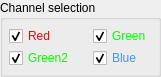
            <widget class="QGroupBox" name="grpChannelSelection">
             <property name="geometry">
              <rect>
               <x>140</x>
               <y>10</y>
               <width>161</width>
               <height>71</height>
              </rect>
             </property>
             <property name="minimumSize">
              <size>
               <width>140</width>
               <height>0</height>
              </size>
             </property>
             <property name="toolTip">
              <string>Channel selection to allow displaying data only from selected 
channels. The layout follow the matrix respective to 
row/column for easy spotting of defective rows/columns.</string>
             </property>
             <property name="title">
              <string>Channel selection</string>
             </property>
             <layout class="QGridLayout" name="gridLayout">
              <property name="leftMargin">
               <number>6</number>
              </property>
              <property name="topMargin">
               <number>6</number>
              </property>
              <property name="rightMargin">
               <number>6</number>
              </property>
              <property name="bottomMargin">
               <number>6</number>
              </property>
              <property name="spacing">
               <number>2</number>
              </property>
              <item row="0" column="0">
               <widget class="QCheckBox" name="checkR">
                <property name="enabled">
                 <bool>true</bool>
                </property>
                <property name="palette">
                 <palette>
                  <active>
                   <colorrole role="WindowText">
                    <brush brushstyle="SolidPattern">
                     <color alpha="255">
                      <red>255</red>
                      <green>0</green>
                      <blue>0</blue>
                     </color>
                    </brush>
                   </colorrole>
                  </active>
                  <inactive>
                   <colorrole role="WindowText">
                    <brush brushstyle="SolidPattern">
                     <color alpha="255">
                      <red>255</red>
                      <green>0</green>
                      <blue>0</blue>
                     </color>
                    </brush>
                   </colorrole>
                  </inactive>
                  <disabled>
                   <colorrole role="WindowText">
                    <brush brushstyle="SolidPattern">
                     <color alpha="255">
                      <red>120</red>
                      <green>120</green>
                      <blue>120</blue>
                     </color>
                    </brush>
                   </colorrole>
                  </disabled>
                 </palette>
                </property>
                <property name="toolTip">
                 <string>Red channel display on/off</string>
                </property>
                <property name="text">
                 <string>Red</string>
                </property>
                <property name="checked">
                 <bool>true</bool>
                </property>
               </widget>
              </item>
              <item row="0" column="2">
               <widget class="QCheckBox" name="checkG">
                <property name="enabled">
                 <bool>true</bool>
                </property>
                <property name="palette">
                 <palette>
                  <active>
                   <colorrole role="WindowText">
                    <brush brushstyle="SolidPattern">
                     <color alpha="255">
                      <red>0</red>
                      <green>255</green>
                      <blue>0</blue>
                     </color>
                    </brush>
                   </colorrole>
                  </active>
                  <inactive>
                   <colorrole role="WindowText">
                    <brush brushstyle="SolidPattern">
                     <color alpha="255">
                      <red>0</red>
                      <green>255</green>
                      <blue>0</blue>
                     </color>
                    </brush>
                   </colorrole>
                  </inactive>
                  <disabled>
                   <colorrole role="WindowText">
                    <brush brushstyle="SolidPattern">
                     <color alpha="255">
                      <red>120</red>
                      <green>120</green>
                      <blue>120</blue>
                     </color>
                    </brush>
                   </colorrole>
                  </disabled>
                 </palette>
                </property>
                <property name="toolTip">
                 <string>Green channel display on/off</string>
                </property>
                <property name="text">
                 <string>Green</string>
                </property>
                <property name="checked">
                 <bool>true</bool>
                </property>
               </widget>
              </item>
              <item row="1" column="0">
               <widget class="QCheckBox" name="checkG2">
                <property name="enabled">
                 <bool>true</bool>
                </property>
                <property name="palette">
                 <palette>
                  <active>
                   <colorrole role="WindowText">
                    <brush brushstyle="SolidPattern">
                     <color alpha="255">
                      <red>0</red>
                      <green>255</green>
                      <blue>0</blue>
                     </color>
                    </brush>
                   </colorrole>
                  </active>
                  <inactive>
                   <colorrole role="WindowText">
                    <brush brushstyle="SolidPattern">
                     <color alpha="255">
                      <red>0</red>
                      <green>255</green>
                      <blue>0</blue>
                     </color>
                    </brush>
                   </colorrole>
                  </inactive>
                  <disabled>
                   <colorrole role="WindowText">
                    <brush brushstyle="SolidPattern">
                     <color alpha="255">
                      <red>120</red>
                      <green>120</green>
                      <blue>120</blue>
                     </color>
                    </brush>
                   </colorrole>
                  </disabled>
                 </palette>
                </property>
                <property name="toolTip">
                 <string>Green2 channel display on/off</string>
                </property>
                <property name="text">
                 <string>Green2</string>
                </property>
                <property name="checked">
                 <bool>true</bool>
                </property>
               </widget>
              </item>
              <item row="1" column="2">
               <widget class="QCheckBox" name="checkB">
                <property name="enabled">
                 <bool>true</bool>
                </property>
                <property name="palette">
                 <palette>
                  <active>
                   <colorrole role="WindowText">
                    <brush brushstyle="SolidPattern">
                     <color alpha="255">
                      <red>51</red>
                      <green>153</green>
                      <blue>255</blue>
                     </color>
                    </brush>
                   </colorrole>
                  </active>
                  <inactive>
                   <colorrole role="WindowText">
                    <brush brushstyle="SolidPattern">
                     <color alpha="255">
                      <red>51</red>
                      <green>153</green>
                      <blue>255</blue>
                     </color>
                    </brush>
                   </colorrole>
                  </inactive>
                  <disabled>
                   <colorrole role="WindowText">
                    <brush brushstyle="SolidPattern">
                     <color alpha="255">
                      <red>120</red>
                      <green>120</green>
                      <blue>120</blue>
                     </color>
                    </brush>
                   </colorrole>
                  </disabled>
                 </palette>
                </property>
                <property name="toolTip">
                 <string>Blue channel display on/off</string>
                </property>
                <property name="text">
                 <string>Blue</string>
                </property>
                <property name="checked">
                 <bool>true</bool>
                </property>
               </widget>
              </item>
              <item row="0" column="1">
               <spacer name="horizontalSpacer_4">
                <property name="orientation">
                 <enum>Qt::Horizontal</enum>
                </property>
                <property name="sizeHint" stdset="0">
                 <size>
                  <width>40</width>
                  <height>20</height>
                 </size>
                </property>
               </spacer>
              </item>
             </layout>
            </widget>
